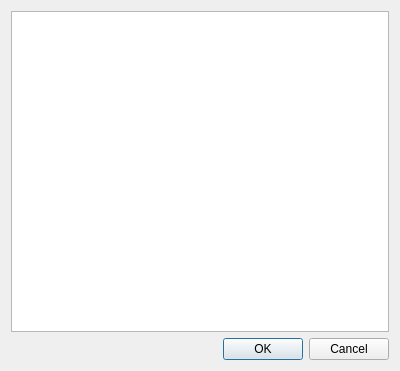
<?xml version="1.0" encoding="UTF-8"?>
<ui version="4.0">
 <class>InputDialog</class>
 <widget class="QDialog" name="InputDialog">
  <property name="geometry">
   <rect>
    <x>0</x>
    <y>0</y>
    <width>400</width>
    <height>371</height>
   </rect>
  </property>
  <property name="windowTitle">
   <string>Enter your text</string>
  </property>
  <layout class="QVBoxLayout" name="verticalLayout_2">
   <item>
    <layout class="QVBoxLayout" name="verticalLayout">
     <item>
      <widget class="QTextEdit" name="textEdit"/>
     </item>
     <item>
      <widget class="QDialogButtonBox" name="buttonBox">
       <property name="orientation">
        <enum>Qt::Horizontal</enum>
       </property>
       <property name="standardButtons">
        <set>QDialogButtonBox::Cancel|QDialogButtonBox::Ok</set>
       </property>
      </widget>
     </item>
    </layout>
   </item>
  </layout>
 </widget>
 <resources/>
 <connections>
  <connection>
   <sender>buttonBox</sender>
   <signal>accepted()</signal>
   <receiver>InputDialog</receiver>
   <slot>accept()</slot>
   <hints>
    <hint type="sourcelabel">
     <x>248</x>
     <y>254</y>
    </hint>
    <hint type="destinationlabel">
     <x>157</x>
     <y>274</y>
    </hint>
   </hints>
  </connection>
  <connection>
   <sender>buttonBox</sender>
   <signal>rejected()</signal>
   <receiver>InputDialog</receiver>
   <slot>reject()</slot>
   <hints>
    <hint type="sourcelabel">
     <x>316</x>
     <y>260</y>
    </hint>
    <hint type="destinationlabel">
     <x>286</x>
     <y>274</y>
    </hint>
   </hints>
  </connection>
 </connections>
</ui>
